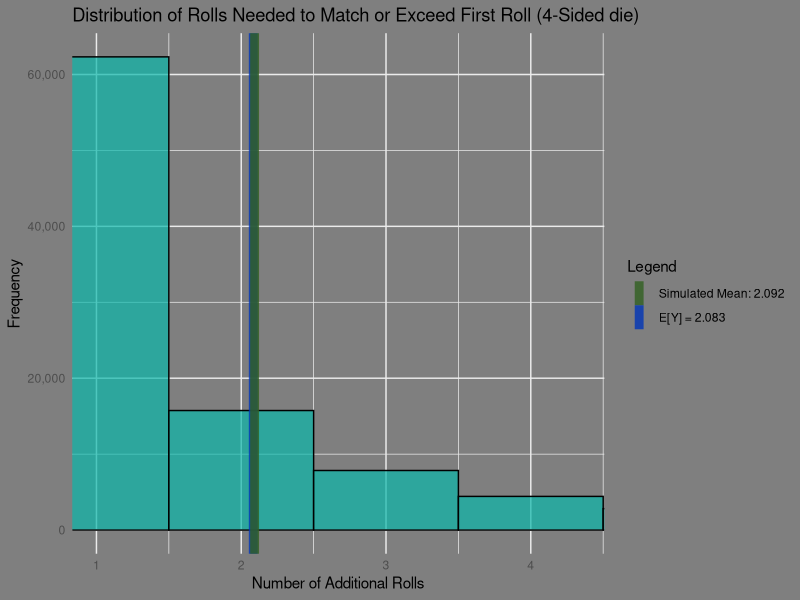

Recreate this plot in R.
## ---- chunk 1
if (!require("glue")) install.packages("glue")
library(glue)
## ---- chunk 2
ey <- round(((1/1) + (1/2) + (1/3) + (1/4) + (1/5) + (1/6)),3)
## ---- chunk 3
print(
  glue(
    "Expected Value of Y: ", ey
    )
)
## ---- chunk 4
if (!require("ggplot2")) install.packages("ggplot2")
if (!require("scales")) install.packages("scales")

library(ggplot2)
library(scales)
## ---- chunk 5
# create a function to simulate 100,000 simulations
simulate_rolls <- function(n_sim = 100000, sides = 6) {
  results <- numeric(n_sim) # Store results
  
  for (i in 1:n_sim) {
    first_roll <- sample(1:sides, 1) # First roll
    count <- 0
    repeat {
      count <- count + 1
      next_roll <- sample(1:sides, 1)
      if (next_roll >= first_roll) break
    }
    results[i] <- count
  }
  
  return(mean(results)) # Return the average number of rolls
}

# Run simulation for D6
set.seed(42)

roll_6 <- round(simulate_rolls(),3)
## ---- chunk 6
# print statement
print(glue("The Expected Value of Y is {ey}\n'Rolling' 100,000 times we get an expected value of: {roll_6}\nWhich has an absolute difference from the Expected Value of Y of {round(abs(ey - roll_6), 3)}\nWhich is a percentage difference of {round((abs(ey - roll_6) / ey) * 100, 3)}%."))
## ---- chunk 7
#| code-fold: TRUE
#| code-fold-show: FALSE
simulate_d4 <- function(n_sim = 100000, sides = 4) {
  results <- numeric(n_sim)
  
  for (i in 1:n_sim) {
    first_roll <- sample(1:sides, 1)
    count <- 0
    repeat {
      count <- count + 1
      next_roll <- sample(1:sides, 1)
      if (next_roll >= first_roll) break
    }
    results[i] <- count
  }
  
  return(mean(results))
}

# Run simulation for D4
set.seed(42)

roll_4 <- round(simulate_d4(),3)
## ---- chunk 8
ey <- round(((1/1) + (1/2) + (1/3) + (1/4)),3)

# print statement
print(glue("The Expected Value of Y is {ey}\n'Rolling' 100,000 times we get an expected value of: {roll_4}\nWhich has an absolute difference from the Expected Value of Y of {round(abs(ey - roll_4), 3)}\nWhich is a percentage difference of {round((abs(ey - roll_4) / ey) * 100, 3)}%."))
## ---- chunk 9
#| code-fold: TRUE
#| code-fold-show: FALSE
simulate_d4_full <- function(n_sim = 100000, sides = 4) {
  results <- numeric(n_sim)
  
  for (i in 1:n_sim) {
    first_roll <- sample(1:sides, 1)
    count <- 0
    repeat {
      count <- count + 1
      next_roll <- sample(1:sides, 1)
      if (next_roll >= first_roll) break
    }
    results[i] <- count
  }
  
  return(results)
}

# Run simulation for D4 and store full results
set.seed(42)
simulation_results <- simulate_d4_full()

# Calculate standard deviation and range for 1 standard deviatio
sim_mean <- mean(simulation_results)
sim_sd <- sd(simulation_results)
lower_limit <- sim_mean - sim_sd
upper_limit <- sim_mean + sim_sd

# Calculate the percentage of simulations within 2 standard deviations
within_range <- sum(simulation_results >= lower_limit & simulation_results <= upper_limit)
percent_within_range <- round((within_range / length(simulation_results)) * 100, 2)
## ---- chunk 10
# Print the percentage
cat(glue("The sample mean is {round(sim_mean,3)} while the sample standard deviation is {round(sim_sd,3)}.\n The percentage of simulations within 1 standard deviation of the mean is: {percent_within_range}%\n"))
## ---- chunk 11
#| code-fold: TRUE
#| code-fold-show: FALSE
# find min-max
band <- glue("{{{min(simulation_results)}, {max(simulation_results)}}}")

cat(glue("Simulations occur in a band of: {band}"))
## ---- chunk 12
#| code-fold: TRUE
#| code-fold-show: FALSE
# Plot histogram
ggplot(data = data.frame(rolls = simulation_results), aes(x = rolls)) +
  geom_histogram(binwidth = 1, color = "black", fill = "#0ab8ab", alpha = 0.7) +
  geom_vline(aes(xintercept = 2.083, color = "Theoretical Value"), linetype = "solid", size = 3, alpha = 0.8) +
  geom_vline(aes(xintercept = sim_mean, color = "Simulated Mean"), linetype = "solid", size = 3, alpha = 0.8) +
  scale_color_manual(
    name = "Legend",
    values = c("Theoretical Value" = "#0035b8", "Simulated Mean" = "#316121"), # can't figure out why lines are off
    labels = c(
      #expression(E[Y] == 2.083),
      glue("Simulated Mean: {round(sim_mean, 3)}"),
      "E[Y] = 2.083"
    )
  ) +
  # Restrict x-axis to 1 standard deviation
  coord_cartesian(xlim = c(1, upper_limit)) +
  scale_x_continuous(breaks = seq(1, upper_limit, by = 1)) +
  scale_y_continuous(labels = label_comma()) +
  labs(
    title = "Distribution of Rolls Needed to Match or Exceed First Roll (4-Sided die)",
    x = "Number of Additional Rolls",
    y = "Frequency"
  ) +
  theme_minimal() +
  theme(
    panel.background = element_rect(fill = "gray50", color = NA),
    plot.background = element_rect(fill = "gray50", color = NA),
    legend.background = element_rect(fill = "gray50", color = NA)
  )
